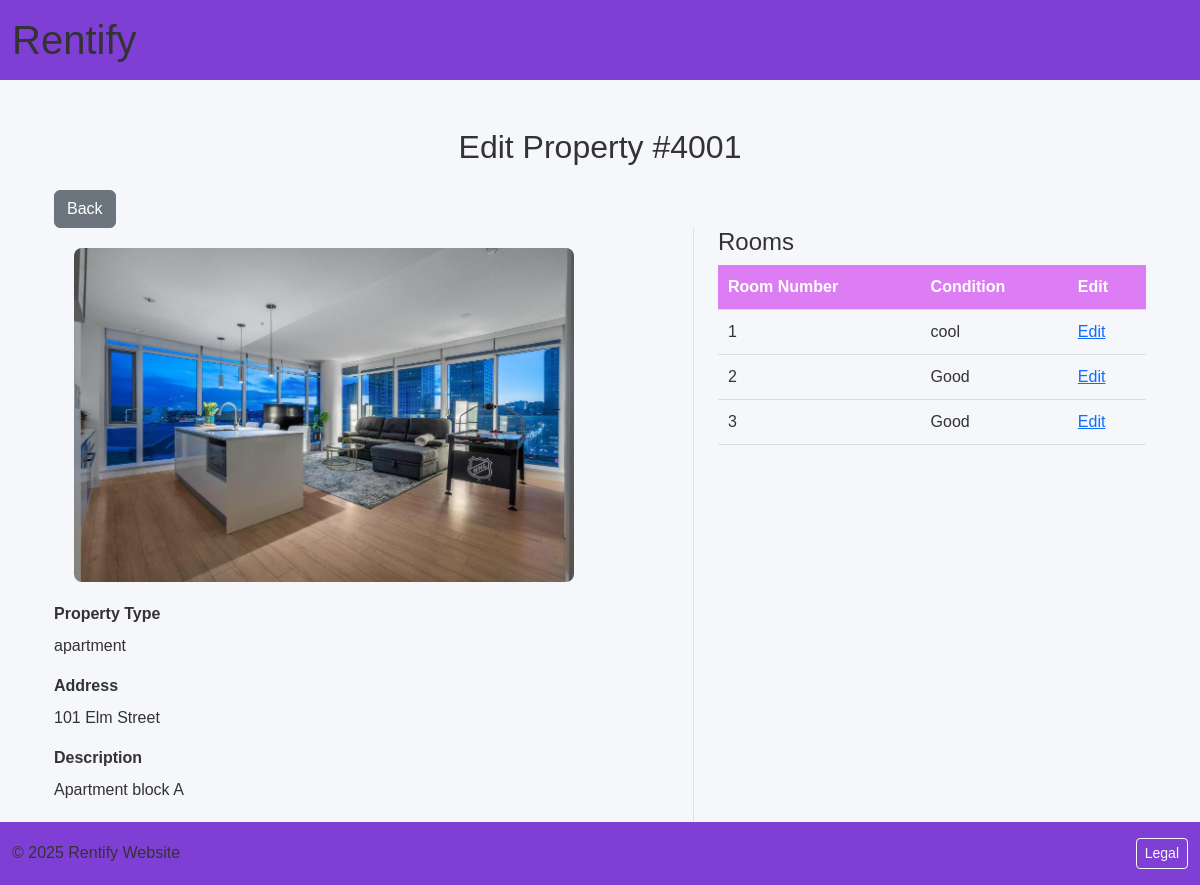
The page /property-view/4001 on the database as committed earlier.
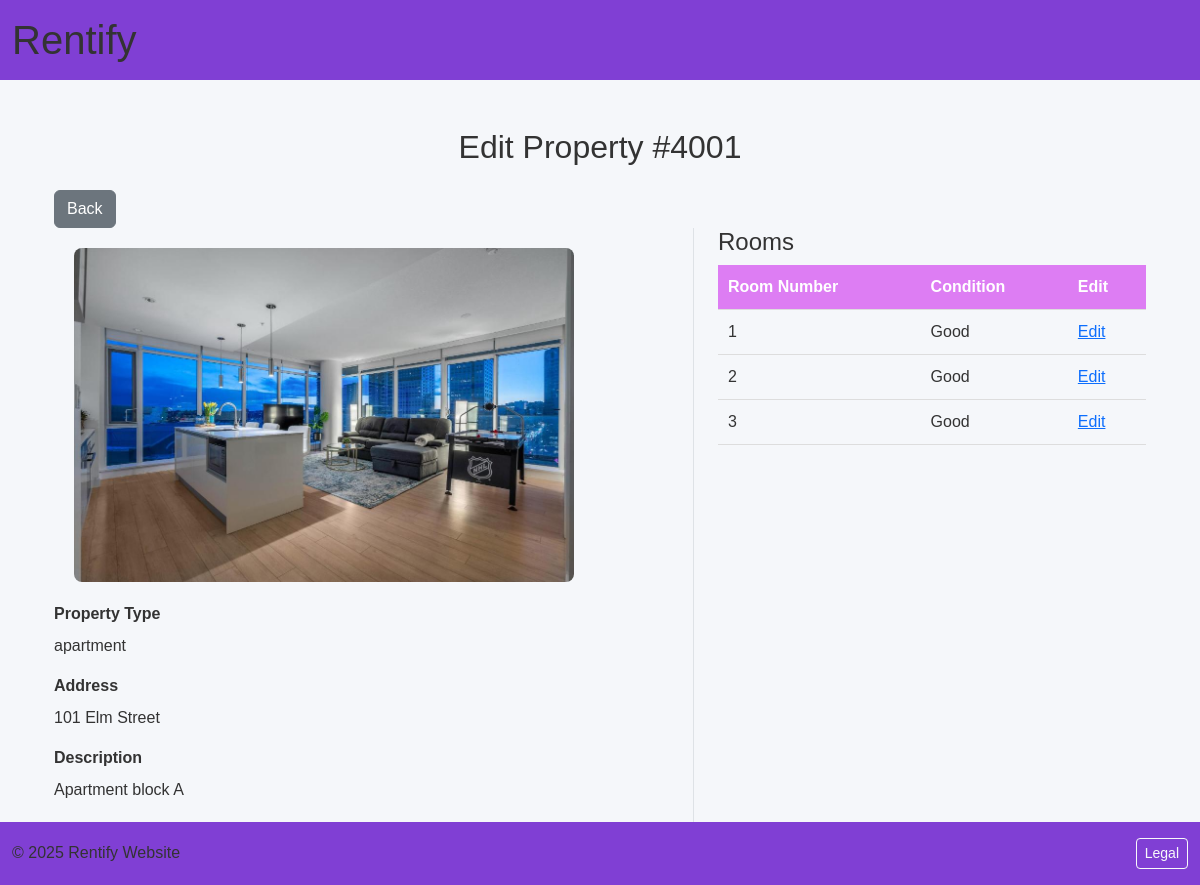
The same page on the database as committed later.
### tables this page shows
CREATE TABLE ROOM (
        PropertyID INTEGER,
        RoomID INTEGER,
        Condition TEXT,
        PRIMARY KEY (PropertyID, RoomID),
        FOREIGN KEY (PropertyID) REFERENCES PROPERTY(PropertyID)
        ON DELETE CASCADE ON UPDATE CASCADE
    );

### app.py (the view)
@app.route("/property-view/<int:property_id>", methods=["GET"])
def property_specific(property_id):
    form = {
        "property_id": 0,
        "property_type": "",
        "address": "",
        "description": "",
        "floor_number": None,
        "num_floors": None
    }
    rs = None
    if property_id != 0:
        with sqlite3.connect("Homeapp.db") as conn:
            p = conn.execute("SELECT * FROM PROPERTY WHERE PropertyID = ?", (property_id,)).fetchone()
            if p:
                form["property_id"] = p[0]
                form["address"] = p[1]
                form["description"] = p[2]
                a = conn.execute("SELECT FloorNumber FROM APARTMENT WHERE PropertyID = ?", (property_id,)).fetchone()
                h = conn.execute("SELECT NumFloors FROM HOUSE WHERE PropertyID = ?", (property_id,)).fetchone()
                if a:
                    form["property_type"] = "apartment"
                    form["floor_number"] = a[0]
                elif h:
                    form["property_type"] = "house"
                    form["num_floors"] = h[0]
                rs = conn.execute("""
                    SELECT r.*,
                        EXISTS (
                            SELECT 1 FROM REQUESTS req
                            WHERE req.PropertyID = r.PropertyID
                                AND req.RoomID = r.RoomID
                        )
                        OR EXISTS (
                            SELECT 1 FROM LEASEAGREEMENT l
                            WHERE l.PropertyID = r.PropertyID
                                AND l.RoomID = r.RoomID
                                AND l.ClientSSN = ?
                        ) AS HasRequest
                    FROM ROOM r
                    WHERE r.PropertyID = ?
                """, (session.get('ssn'), property_id)).fetchall()
    return render_template("PropertyEdit.html", form=form, rs=rs)

### templates/PropertyEdit.html (shortened to what the changed rows need)
{% extends 'base.html' %}
{% block content %}
<div class="container mt-5">
  <h2 class="mb-4">
    {% if form.property_id != 0 %}
      Edit Property #{{ form.property_id }}
    {% else %}
      Add New Property
    {% endif %}
  </h2>
  {% set pid = form.property_id|string %}
  {% if pid.startswith("4") %}
    {% set image_name = "appt" ~ pid[-1] ~ ".jpg" %}
  {% elif pid.startswith("5") %}
    {% set image_name = "house" ~ pid[-1] ~ ".jpg" %}
  {% endif %}
  {% if session.get('access') == 'homeowner' %}
  <div class="row">
    <div class="col-md-7">
      {% if form.property_id != 0 %}
        <img src="{{ url_for('static', filename='images/' ~ image_name) }}"
        alt="Property Image"
        style="width: 500px; border-radius: 8px; margin: 20px">
      {% endif %}
      <form method="POST" action="/add-property">
        <input type="hidden" name="property_id" value="{{ form.property_id }}">
        <div class="mb-3">
            <label for="propertyType" class="form-label">Property Type</label>
            <select class="form-select" id="propertyType" name="property_type" required onchange="togglePropertyFields()">
              <option value="apartment" {% if form.property_type == 'apartment' %}selected{% endif %}>Apartment</option>
              <option value="house" {% if form.property_type == 'house' %}selected{% endif %}>House</option>
            </select>
          </div>
          <div class="mb-3" id="floorNumberField" style="display: none;">
            <label for="floor_number" class="form-label">Floor Number</label>
            <input type="number" class="form-control" id="floor_number" name="floor_number"
                  value="{{ form.floor_number or '' }}">
          </div>
          <div class="mb-3" id="numFloorsField" style="display: none;">
            <label for="num_floors" class="form-label">Number of Floors</label>
            <input type="number" class="form-control" id="num_floors" name="num_floors"
                  value="{{ form.num_floors or '' }}">
          </div>
        <div class="mb-3">
          <label for="address" class="form-label">Address</label>
          <input type="text" class="form-control" name="address" value="{{ form.address }}" required>
        </div>
        <div class="mb-3">
          <label for="description" class="form-label">Description</label>
          <textarea class="form-control" name="description" rows="3" required>{{ form.description }}</textarea>
        </div>
        <button type="submit" class="btn btn-primary" style="margin-bottom: 20px;">
          {% if form.property_id != 0 %}Update Property{% else %}Add Property{% endif %}
        </button>
      </form>
    </div>
    {% else %}
    <div class="row">
    {% endif %}
    {% if form.property_id != 0 %}
    <div class="col-md-5 border-start ps-4">
      <table>
        <thead>
          <tr>
            <th>Room Number</th>
            <th>Condition</th>
            <th>Edit</th>
          </tr>
        </thead>
        <tbody>
          {% if rs %}
            {% for r in rs %}
            <tr>
              <td>{{ r[1] }}</td>
              <td>{{ r[2] }}</td>
              <td>
                <a href="{{ url_for('room_specific', propertyID=form.property_id, roomID=r[1]) }}">Edit</a>
              </td>
            </tr>
            {% endfor %}
          {% endif %}
        </tbody>
      </table>
    </div>
    {% endif %}
  </div>
</div>
{% endblock %}

Rows that differ between the two databases and show on the page:
changed ROOM (number 1 of 3 on the later page): Condition "cool" → "Good"
